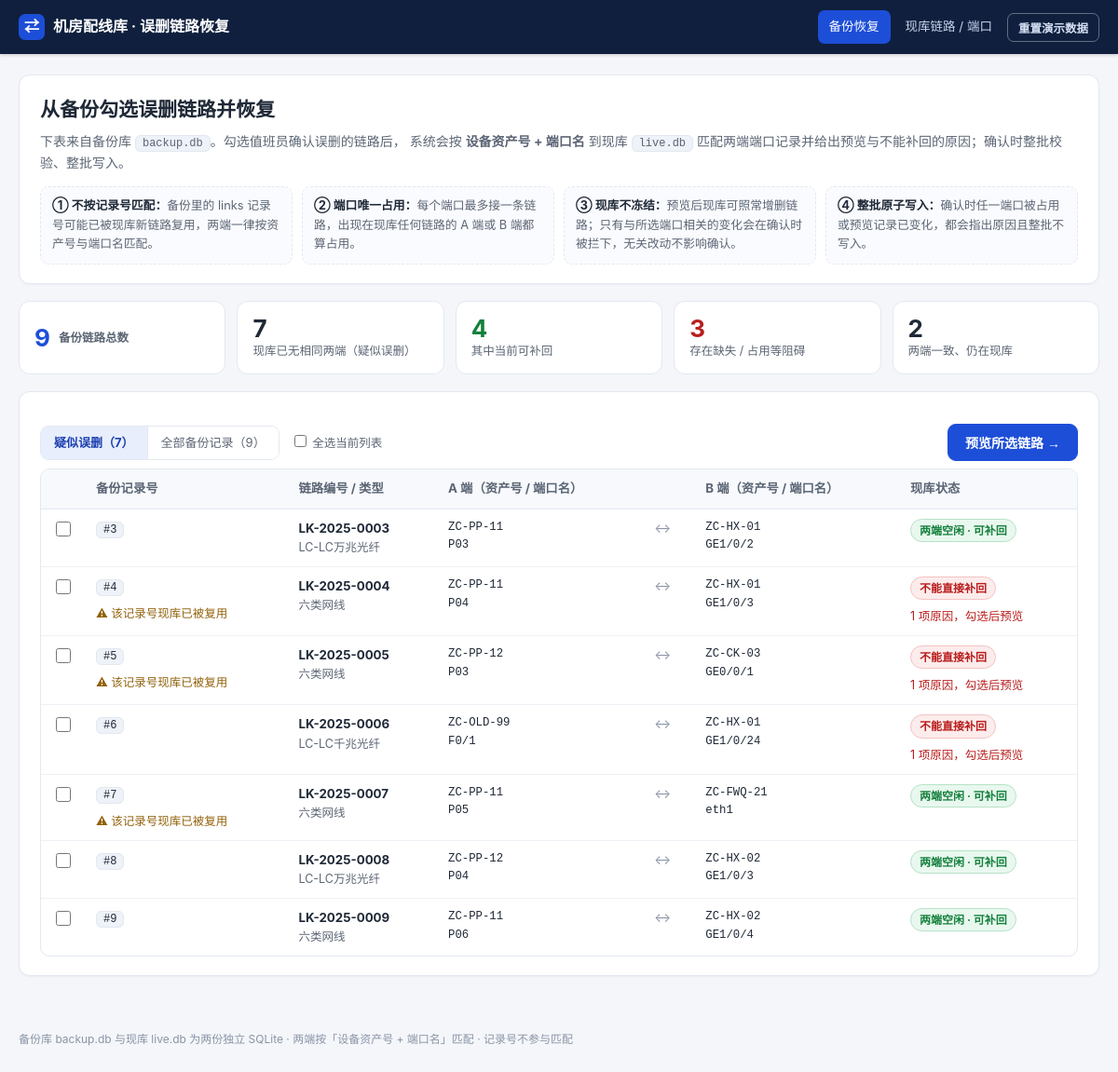
Page /restore on the committed database.
### tables this page shows
CREATE TABLE links (
    id                      INTEGER PRIMARY KEY AUTOINCREMENT, -- 链路记录号
    link_no                 TEXT,                               -- 链路编号
    a_port_id               INTEGER NOT NULL REFERENCES ports(id),
    b_port_id               INTEGER NOT NULL REFERENCES ports(id),
    cable_type              TEXT,
    remark                  TEXT,
    source                  TEXT NOT NULL DEFAULT 'manual',
    restored_from_backup_id INTEGER,
    created_at              TEXT NOT NULL DEFAULT (datetime('now', 'localtime')),
    CHECK (a_port_id <> b_port_id)
);

CREATE TABLE devices (
    id       INTEGER PRIMARY KEY AUTOINCREMENT,
    asset_no TEXT    NOT NULL UNIQUE,          -- 设备资产号
    name     TEXT    NOT NULL,                 -- 设备名称
    model    TEXT,                             -- 设备型号
    location TEXT                              -- 机房/机柜位置
);

CREATE TABLE ports (
    id        INTEGER PRIMARY KEY AUTOINCREMENT, -- 现库端口记录号
    device_id INTEGER NOT NULL REFERENCES devices(id),
    port_name TEXT    NOT NULL,                  -- 端口名
    port_type TEXT,                              -- 端口类型（电口/光口）
    speed     TEXT,                              -- 速率
    status    TEXT    NOT NULL DEFAULT '在用',
    remark    TEXT,
    UNIQUE (device_id, port_name)
);

### app/routes.py (the view)
@bp.get("/")
@bp.get("/recovery")
@bp.get("/restore")
def recovery_index():
    backup, live = _dbs()
    rows = backup.execute(
        "SELECT id FROM links ORDER BY id"
    ).fetchall()
    all_ids = [r["id"] for r in rows]
    evaluation = core.evaluate_selection(backup, live, all_ids)
    show = request.args.get("show", "deleted")
    items = evaluation["items"]
    if show == "all":
        visible = items
    else:
        visible = [it for it in items if it["found"] and it["same_link"] is None]
    stats = {
        "backup_total": len(items),
        "deleted": sum(1 for it in items if it["found"] and it["same_link"] is None),
        "present": sum(1 for it in items if it.get("same_link")),
        "restorable": sum(
            1
            for it in items
            if it["found"] and it["same_link"] is None and it["restorable"]
        ),
        "blocked": sum(
            1
            for it in items
            if it["found"] and it["same_link"] is None and not it["restorable"]
        ),
    }
    return render_template(
        "recovery.html", items=visible, show=show, stats=stats
    )

### app/__init__.py (called while the page is built)
def get_live_db():
    if "live_db" not in g:
        g.live_db = connect(current_app.config["LIVE_DB"])
    return g.live_db

def get_backup_db():
    if "backup_db" not in g:
        g.backup_db = connect(current_app.config["BACKUP_DB"])
    return g.backup_db

### app/core.py (called while the page is built)
def coord_key(asset_no: str, port_name: str) -> str:
    return f"{asset_no}\x1f{port_name}"

def normalize_ids(raw: Iterable[Any]) -> List[int]:
    ids: List[int] = []
    for value in raw or []:
        try:
            bid = int(value)
        except (TypeError, ValueError):
            continue
        if bid > 0 and bid not in ids:
            ids.append(bid)
    return ids

def fetch_backup_link(conn: sqlite3.Connection, bid: int) -> Optional[sqlite3.Row]:
    return conn.execute(_BACKUP_LINK_SQL, (bid,)).fetchone()

def find_live_port(conn: sqlite3.Connection, asset_no: str, port_name: str) -> Optional[sqlite3.Row]:
    return conn.execute(_LIVE_PORT_SQL, (asset_no, port_name)).fetchone()

def port_snapshot(row: sqlite3.Row) -> Dict[str, Any]:
    return {field: row[field] for field in PORT_FIELDS}

def find_occupants(conn: sqlite3.Connection, port_id: int) -> List[Dict[str, Any]]:
    rows = conn.execute(_OCCUPANTS_SQL, (port_id, port_id, port_id)).fetchall()
    occupants: List[Dict[str, Any]] = []
    for r in rows:
        o = dict(r)
        if r["found_at_end"] == "A":
            o["self_coord"] = f"{r['a_asset_no']}/{r['a_port_name']}"
            o["peer_coord"] = f"{r['b_asset_no']}/{r['b_port_name']}"
            o["peer_side"] = "B"
        else:
            o["self_coord"] = f"{r['b_asset_no']}/{r['b_port_name']}"
            o["peer_coord"] = f"{r['a_asset_no']}/{r['a_port_name']}"
            o["peer_side"] = "A"
        occupants.append(o)
    return occupants

def format_occupancy_reason(occ: Dict[str, Any], asset_no: str, port_name: str) -> str:
    return (
        f"端口 {asset_no}/{port_name} 已被现库链路 #{occ['link_id']}"
        f"（{occ['link_no'] or '未编号'}：{occ['a_asset_no']}/{occ['a_port_name']} ↔ "
        f"{occ['b_asset_no']}/{occ['b_port_name']}）占用，该端口出现在这条链路的"
        f"{occ['found_at_end']} 端。每个端口最多接一条链路，必须先拆除/移走该占用链路。"
    )

def find_same_link(conn: sqlite3.Connection, a_port_id: Optional[int], b_port_id: Optional[int]):
    if not a_port_id or not b_port_id:
        return None
    return conn.execute(
        _SAME_LINK_SQL, (a_port_id, b_port_id, b_port_id, a_port_id)
    ).fetchone()

### app/templates/recovery.html (shortened to what this page needs)
{% extends "base.html" %}
{% block content %}
<section class="panel">
  <h1>从备份勾选误删链路并恢复</h1>
  <p class="sub">
    下表来自备份库 <span class="code-pill">backup.db</span>。勾选值班员确认误删的链路后，
    系统会按 <b>设备资产号 + 端口名</b> 到现库 <span class="code-pill">live.db</span>
    匹配两端端口记录并给出预览与不能补回的原因；确认时整批校验、整批写入。
  </p>
  <div class="rule-grid">
    <div class="rule"><b>① 不按记录号匹配：</b>备份里的 links 记录号可能已被现库新链路复用，两端一律按资产号与端口名匹配。</div>
    <div class="rule"><b>② 端口唯一占用：</b>每个端口最多接一条链路，出现在现库任何链路的 A 端或 B 端都算占用。</div>
    <div class="rule"><b>③ 现库不冻结：</b>预览后现库可照常增删链路；只有与所选端口相关的变化会在确认时被拦下，无关改动不影响确认。</div>
    <div class="rule"><b>④ 整批原子写入：</b>确认时任一端口被占用或预览记录已变化，都会指出原因且整批不写入。</div>
  </div>
</section>
<section class="stats">
  <div class="stat brand"><div class="num">{{ stats.backup_total }}</div><div class="lbl">备份链路总数</div></div>
  <div class="stat"><div class="num">{{ stats.deleted }}</div><div class="lbl">现库已无相同两端（疑似误删）</div></div>
  <div class="stat ok"><div class="num">{{ stats.restorable }}</div><div class="lbl">其中当前可补回</div></div>
  <div class="stat bad"><div class="num">{{ stats.blocked }}</div><div class="lbl">存在缺失 / 占用等阻碍</div></div>
  <div class="stat"><div class="num">{{ stats.present }}</div><div class="lbl">两端一致、仍在现库</div></div>
</section>
<form method="post" action="{{ url_for('web.preview_form') }}" id="select-form">
  <section class="panel">
    <div class="toolbar">
      <div class="tabs">
        <a href="{{ url_for('web.recovery_index', show='deleted') }}" class="{{ 'active' if show != 'all' }}">疑似误删（{{ stats.deleted }}）</a>
        <a href="{{ url_for('web.recovery_index', show='all') }}" class="{{ 'active' if show == 'all' }}">全部备份记录（{{ stats.backup_total }}）</a>
      </div>
      <label class="small"><input type="checkbox" id="check-all-visible"> 全选当前列表</label>
      <button type="submit" class="btn">预览所选链路 →</button>
    </div>
    <div class="table-wrap mt8">
      <table class="grid">
        <thead>
        <tr>
          <th style="width:36px;"></th>
          <th>备份记录号</th>
          <th>链路编号 / 类型</th>
          <th>A 端（资产号 / 端口名）</th>
          <th></th>
          <th>B 端（资产号 / 端口名）</th>
          <th>现库状态</th>
        </tr>
        </thead>
        <tbody>
        {% for it in items %}
        <tr>
          <td><input type="checkbox" name="link_ids" value="{{ it.backup_id }}" class="row-check"
                     {% if not it.found %}disabled{% endif %}></td>
          <td>
            <span class="code-pill">#{{ it.backup_id }}</span>
            {% if it.id_hint and it.id_hint.kind == 'reused' %}
              <div class="small text-warn mt8" style="color:var(--warn)">⚠ 该记录号现库已被复用</div>
            {% elif it.id_hint and it.id_hint.kind == 'same' %}
              <div class="small text-muted mt8">现库 #{{ it.id_hint.live_link.id }} 为同一链路</div>
            {% endif %}
          </td>
          <td>
            <div><b>{{ it.link_no or '—' }}</b></div>
            <div class="small">{{ it.cable_type or '' }}</div>
          </td>
          <td class="coord">{{ it.a.asset_no }}<br>{{ it.a.port_name }}</td>
          <td class="arrow">↔</td>
          <td class="coord">{{ it.b.asset_no }}<br>{{ it.b.port_name }}</td>
          <td>
            {% if it.same_link %}
              <span class="badge badge-muted">仍在现库 #{{ it.same_link.id }}</span>
            {% elif it.restorable %}
              <span class="badge badge-ok">两端空闲 · 可补回</span>
            {% else %}
              <span class="badge badge-bad">不能直接补回</span>
              <div class="small text-bad mt8">{{ it.reasons|length }} 项原因，勾选后预览</div>
            {% endif %}
          </td>
        </tr>
        {% else %}
        <tr><td colspan="7" style="text-align:center;color:var(--muted);padding:28px;">当前筛选下没有记录</td></tr>
        {% endfor %}
        </tbody>
      </table>
    </div>
  </section>
</form>
{% endblock %}

### app/templates/base.html (shortened to what this page needs)
<!doctype html>
<html lang="zh-CN">
<head>
  <link rel="stylesheet" href="{{ url_for('static', filename='style.css') }}">
</head>
<body>
<header class="topbar">
  <div class="wrap topbar-inner">
    <a class="brand" href="{{ url_for('web.recovery_index') }}">
      <span class="brand-mark">⇄</span>
      <span>机房配线库 · 误删链路恢复</span>
    </a>
    <nav class="nav">
      <a href="{{ url_for('web.recovery_index') }}"
         class="{{ 'active' if request.endpoint == 'web.recovery_index' }}">备份恢复</a>
      <a href="{{ url_for('web.live_page') }}"
         class="{{ 'active' if request.endpoint == 'web.live_page' }}">现库链路 / 端口</a>
      <form method="post" action="{{ url_for('web.demo_reseed') }}" class="inline">
        <button type="submit" class="btn btn-ghost btn-sm">重置演示数据</button>
      </form>
    </nav>
  </div>
</header>
<main class="wrap content">
  {% block content %}{% endblock %}
</main>
<footer class="footer wrap">
  <span>备份库 backup.db 与现库 live.db 为两份独立 SQLite · 两端按「设备资产号 + 端口名」匹配 · 记录号不参与匹配</span>
</footer>
</body>
</html>

### rows in the picture
links: backup_id "3", link_no "LK-2025-0003", cable_type "LC-LC万兆光纤", a.asset_no "ZC-PP-11", a.port_name "P03", b.asset_no "ZC-HX-01", b.port_name "GE1/0/2", shows "两端空闲 · 可补回"
links: backup_id "4", shows "⚠ 该记录号现库已被复用", link_no "LK-2025-0004", cable_type "六类网线", a.asset_no "ZC-PP-11", a.port_name "P04", b.asset_no "ZC-HX-01", b.port_name "GE1/0/3", reasons|length "1"
links: backup_id "5", shows "⚠ 该记录号现库已被复用", link_no "LK-2025-0005", cable_type "六类网线", a.asset_no "ZC-PP-12", a.port_name "P03", b.asset_no "ZC-CK-03", b.port_name "GE0/0/1", reasons|length "1"
links: backup_id "6", link_no "LK-2025-0006", cable_type "LC-LC千兆光纤", a.asset_no "ZC-OLD-99", a.port_name "F0/1", b.asset_no "ZC-HX-01", b.port_name "GE1/0/24", reasons|length "1"
links: backup_id "7", shows "⚠ 该记录号现库已被复用", link_no "LK-2025-0007", cable_type "六类网线", a.asset_no "ZC-PP-11", a.port_name "P05", b.asset_no "ZC-FWQ-21", b.port_name "eth1", shows "两端空闲 · 可补回"
links: backup_id "8", link_no "LK-2025-0008", cable_type "LC-LC万兆光纤", a.asset_no "ZC-PP-12", a.port_name "P04", b.asset_no "ZC-HX-02", b.port_name "GE1/0/3", shows "两端空闲 · 可补回"
links: backup_id "9", link_no "LK-2025-0009", cable_type "六类网线", a.asset_no "ZC-PP-11", a.port_name "P06", b.asset_no "ZC-HX-02", b.port_name "GE1/0/4", shows "两端空闲 · 可补回"

### other values in the picture
{{ stats.backup_total }} "9"
{{ stats.deleted }} "7"
{{ stats.restorable }} "4"
{{ stats.blocked }} "3"
{{ stats.present }} "2"
